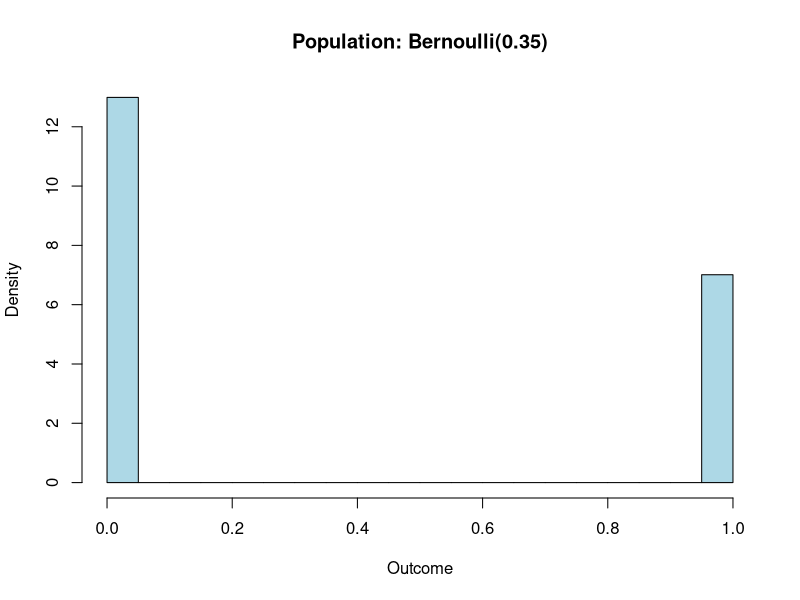
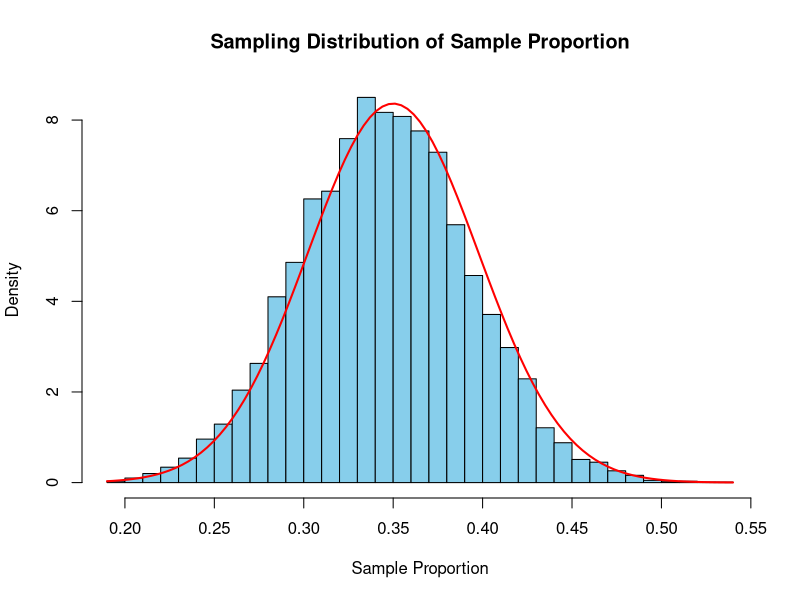
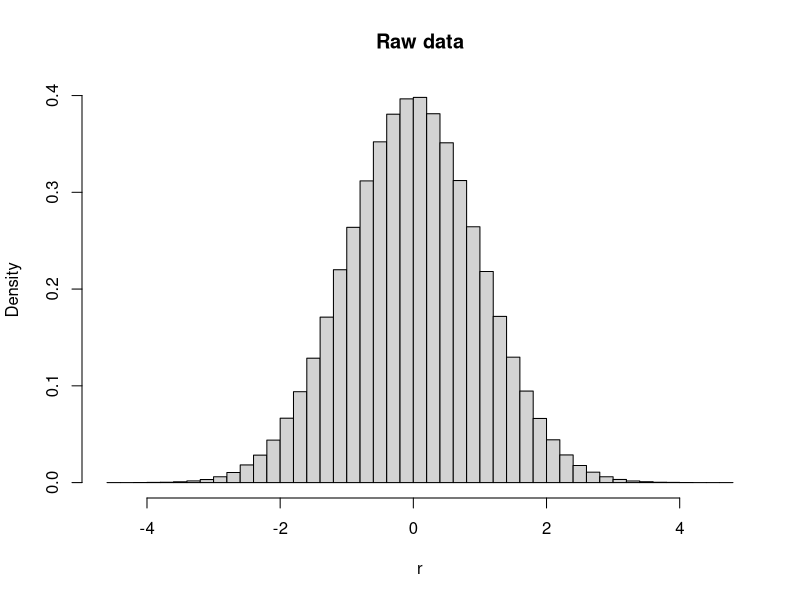
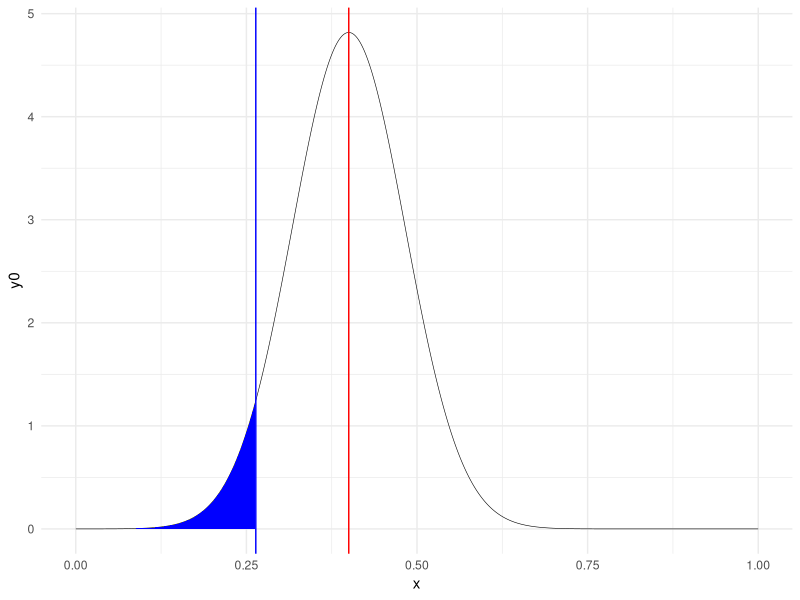

Reproduce these figures in R, in order. (Note: this script raises an error after producing the figures.)
# Lecture 3. 
# OK. Let's start iwth a warmup. Last time we showed that the Central Limit Theorem
# works for continuous variables. Max argued that this also works for proportions!
# After all a proportion is just the average of a binary outcome. Let's
# show this. 
rm(list = ls())
set.seed(22092008)

N <- 1000000   # population size
n <- 100       # sample size
numloop <- 10000 # number of samples
p <- 0.35      # true proportion

# Generate population
r <- rbinom(n = N, size = 1, prob = p)
sig2 <- p * (1 - p)

# Plot population
hist(r, prob = TRUE, 
     main = "Population: Bernoulli(0.35)",
     xlab = "Outcome", col = "lightblue")

readline(prompt="Press [enter] to continue")

# Placeholder for sample means
g <- numeric(numloop)

# Monte Carlo loop
for (i in 1:numloop) {
  tmp <- sample(r, n, replace = FALSE)
  g[i] <- mean(tmp)
}

# Histogram of sample means
hist(g, prob = TRUE, breaks = 50,
     main = "Sampling Distribution of Sample Proportion",
     xlab = "Sample Proportion", col = "skyblue")

# Overlay normal curve
curve(dnorm(x, mean = p, sd = sqrt(sig2/n)),
      col = "red", lwd = 2, add = TRUE)

# Show comparison
cat("Theoretical mean:", p, "\n")
cat("Empirical mean:", mean(g), "\n")
cat("Theoretical SE:", sqrt(sig2/n), "\n")
cat("Empirical SE:", sd(g), "\n")

# OK. That was fun. You can break this by making p = 0.01 and n=10. 

#Now let's get ot the second question about Confidence Intervals. 
# Max said ``We are 95% confident that the true consumption of participants 
# lies between 23.78 and 28.23 kWh per day.
# I think there is commonly an issue with the use of the word ``confident``. 
# This is standard usage found everywhere, but often gets confused with the word 
# ``probability``. This is a discussion in Statistics that is old and still a 
# sore spot for many. But the best way to think about a confidence interval 
# in your mind is what the asker of the question proposed. `
# `If I calculated a CI  1000 times on different random samples from the 
# population, 95% of the time, the Confidence Interval would contain the true 
#parameter.``

rm(list = ls()) # clear memory
library("dplyr") # some data wrangling tools we like. 
set.seed(22092008) # set random number generator seed

N<-1000000 # population size
n <- 1000 # sample size (for calculation of mean)
df = n-1 # we are claculating a mean, so df = n-1

# We will first do this once. Then repeat it {numloop} times. 
numloop <- 10000 # number of draws

# Placeholder
g <- numeric(numloop) 
gtmp <-numeric(numloop) 
se <-numeric(numloop) 
cil <-numeric(numloop)
ciu <-numeric(numloop) 
cheese <-numeric(numloop) 
# Set Type 1 Error Probability
alpha <- 0.05 
a2 <-0.5*alpha # claculate alpha/2

# # Let's use normally distributed data
 sig2 <- 1 # variance for population
 mu <- 0 # mean of population 
 r <- rnorm(N, mean=mu,sd=sqrt(sig2))



# Plot population
hist(r,prob=TRUE,breaks = 50,main = "Raw data")

# Let us calculate a confidence interval for a single sample we drew. 

tmp <-sample(r, n, replace = FALSE, prob = NULL)
 gtmp <- mean(tmp)
 se <-sqrt(var(tmp)/n)
 cil <- gtmp+qt(0.5*alpha,n-1)*se
 ciu <- gtmp-qt(0.5*alpha,n-1)*se
cheese <- between(mu,cil,ciu)
print(cil)
print(ciu)
print(cheese)

# Now let's do this numloop times
for(i in 1:numloop) {
tmp <-sample(r, n, replace = TRUE, prob = NULL)
gtmp[i] <- mean(tmp)
se[i] <-sqrt(var(tmp)/n)
cil[i] <- gtmp[i]+qt(a2,df)*se[i]
ciu[i] <- gtmp[i]-qt(a2,df)*se[i]
cheese[i] <- mu<cil[i] | mu>ciu[i]
}
print(round(mean(cheese),2))

# COOL, right! So hopefully this helped us think about the interpretation 
# of a confidence interval a bit. 


# Exercise 3. A hypothesis test. 
# Let's play with the windmills example a bit. 

rm(list = ls()) # clear memory
library(ggplot2) # Pretty Plots

p <- 0.4 # p under null hypothesis
n <- 35 # sample size (like in class)
a <- 0.05 # Type 1 Error (we choose)

# Let's plot the smapling distribution under the null being true!
x <- seq(0, 1, .002) # prportions lie between 0 and 1! 
y0 <- dnorm(x,mean=p,sd = sqrt((p*(1-p)/n)), log = FALSE)
dat <- cbind.data.frame(x,y0)
ggplot(dat, aes(x = x, y = y0)) +
  geom_line(size=0.2) +
  geom_vline(aes(xintercept=p), linetype="solid", size=0.5, colour="red") +
  theme_minimal() +
  geom_vline(aes(xintercept=qnorm(a,mean=p,sd = sqrt((p*(1-p)/n)), log = FALSE)),linetype="solid", size=0.5, colour="blue") +
 geom_area(mapping = aes(x = ifelse(x<qnorm(.95,mean=p,sd = sqrt((p*(1-p)/n)), log = FALSE, lower.tail=F), x, 0)), fill = "blue")

phat <- 0.343
ggplot(dat, aes(x = x, y = y0)) +
  geom_line(size=0.2) +
  geom_area(mapping = aes(x = ifelse(x<qnorm(1-.245,mean=p,sd = sqrt((p*(1-p)/n)),  lower.tail=F), x, 0)), alpha=0.5 , fill = "firebrick1")+ 
  xlim(0,0.7) + ylim(-.01,max(y1)) +
  geom_vline(aes(xintercept=phat), linetype="solid", size=0.2, colour="blue") +
  geom_hline(aes(yintercept=0), linetype="solid", size=0.2, colour="black") +
  annotate("text", label = "P-value", x = 0.27, y = 0.4, size = 3, colour = "black") +
  labs(x="Share Defective", y="Density") +
  theme_minimal()





+
  
  
 +
  geom_vline(aes(xintercept=qnorm(0.05,mean=p,sd = sqrt((p*(1-p)/n)), log = FALSE)),
             linetype="solid", size=0.2, colour="blue") +
  geom_hline(aes(yintercept=0), linetype="solid", size=0.2, colour="black") +
  annotate("text", label = "fail to reject", x = 0.6, y = 3, size = 4, colour = "blue") +
  annotate("text", label = "reject", x =0.1, y = 3, size = 4, colour = "red") +
  #annotate("text", label = expression(alpha), x = 0.25, y = 0.4, size = 5, colour = "black") +
  labs(x="Share Defective", y="Density") +
  geom_segment(aes(x = qnorm(.95,mean=p,sd = sqrt((p*(1-p)/n)), log = FALSE, lower.tail=F), y = 0, xend = 0.7, yend = 0), linetype="solid", size=1, colour="blue") + 
  geom_segment(aes(x = 0, y=0, xend= qnorm(.95,mean=p,sd = sqrt((p*(1-p)/n)), log = FALSE, lower.tail=F), yend = 0), linetype="solid", size=1, colour="red") + 
  theme_minimal()+
  geom_area(mapping = aes(x = ifelse(x>qnorm(.95,mean=p,sd = sqrt((p*(1-p)/n)), log = FALSE, lower.tail=F), x, 0), y=y1), alpha=0.5, fill = "skyblue") +
  geom_line(mapping=aes(x=x,y=y1),linetype="solid", size=0.2, colour="grey") 
#geom_line(mapping=aes(x=x,y=y0)) +
#annotate("text", label = expression(beta), x = 0.3, y = .2, size = 5, colour = "black")
p3





pf <- 0.30 # p true if null not true

x <- seq(0, 1, .002)
y0 <- dnorm(x,mean=p,sd = sqrt((p*(1-p)/n)), log = FALSE)
y1 <- dnorm(x,mean=pf,sd = sqrt((pf*(1-pf)/n)), log = FALSE)
dat <- cbind.data.frame(x,y0,y1)
p3 <- ggplot(dat, aes(x = x, y = y0)) +
  geom_line(size=0.2) +
  geom_area(mapping = aes(x = ifelse(x<qnorm(.95,mean=p,sd = sqrt((p*(1-p)/n)), log = FALSE, lower.tail=F), x, 0)), fill = "firebrick1")+ 
  xlim(0,0.7) + ylim(-.01,max(y1)) +
  geom_vline(aes(xintercept=qnorm(0.05,mean=p,sd = sqrt((p*(1-p)/n)), log = FALSE)),
             linetype="solid", size=0.2, colour="blue") +
  geom_hline(aes(yintercept=0), linetype="solid", size=0.2, colour="black") +
  annotate("text", label = "fail to reject", x = 0.6, y = 3, size = 4, colour = "blue") +
  annotate("text", label = "reject", x =0.1, y = 3, size = 4, colour = "red") +
  #annotate("text", label = expression(alpha), x = 0.25, y = 0.4, size = 5, colour = "black") +
  labs(x="Share Defective", y="Density") +
  geom_segment(aes(x = qnorm(.95,mean=p,sd = sqrt((p*(1-p)/n)), log = FALSE, lower.tail=F), y = 0, xend = 0.7, yend = 0), linetype="solid", size=1, colour="blue") + 
  geom_segment(aes(x = 0, y=0, xend= qnorm(.95,mean=p,sd = sqrt((p*(1-p)/n)), log = FALSE, lower.tail=F), yend = 0), linetype="solid", size=1, colour="red") + 
  theme_minimal()+
  geom_area(mapping = aes(x = ifelse(x>qnorm(.95,mean=p,sd = sqrt((p*(1-p)/n)), log = FALSE, lower.tail=F), x, 0), y=y1), alpha=0.5, fill = "skyblue") +
  geom_line(mapping=aes(x=x,y=y1),linetype="solid", size=0.2, colour="grey") 
#geom_line(mapping=aes(x=x,y=y0)) +
#annotate("text", label = expression(beta), x = 0.3, y = .2, size = 5, colour = "black")
p3

 




